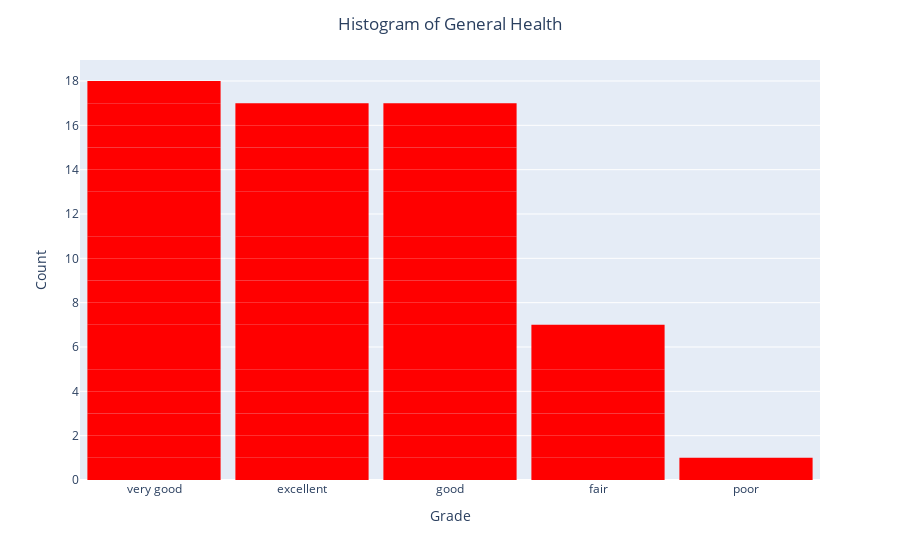

This figure's notebook cell:
### Code cell
fig = px.bar(DF_new,
            x='genhlth',
            color_discrete_sequence=['red'])
fig.update_traces(dict(marker_line_width=0))
fig.update_layout(bargap=0.1,
                  title='Histogram of General Health',
                  title_x=0.5,xaxis_title="Grade",yaxis_title="Count")

fig.show()

### Figure 1 — Plotly figure (JSON) as saved in the notebook; plotly's stock layout.template omitted (floating-point values rounded to 4 significant figures)
{"data": [{"alignmentgroup": "True", "hovertemplate": "genhlth=%{x}<br>count=%{y}<extra></extra>", "legendgroup": "", "marker": {"color": "red", "line": {"width": 0}, "pattern": {"shape": ""}}, "name": "", "offsetgroup": "", "orientation": "v", "showlegend": false, "textposition": "auto", "type": "bar", "x": ["very good", "excellent", "excellent", "good", "very good", "very good", "excellent", "very good", "good", "very good", "very good", "good", "good", "fair", "good", "very good", "fair", "good", "good", "good", "fair", "good", "very good", "good", "good", "excellent", "good", "excellent", "very good", "good", "excellent", "very good", "excellent", "excellent", "very good", "fair", "excellent", "excellent", "good", "very good", "fair", "good", "excellent", "very good", "excellent", "good", "very good", "very good", "very good", "excellent", "fair", "excellent", "poor", "excellent", "excellent", "good", "very good", "fair", "excellent", "very good"], "xaxis": "x", "y": [1, 1, 1, 1, 1, 1, 1, 1, 1, 1, 1, 1, 1, 1, 1, 1, 1, 1, 1, 1, 1, 1, 1, 1, 1, 1, 1, 1, 1, 1, 1, 1, 1, 1, 1, 1, 1, 1, 1, 1, 1, 1, 1, 1, 1, 1, 1, 1, 1, 1, 1, 1, 1, 1, 1, 1, 1, 1, 1, 1], "yaxis": "y"}], "layout": {"autosize": true, "bargap": 0.1, "barmode": "relative", "legend": {"tracegroupgap": 0}, "margin": {"t": 60}, "title": {"text": "Histogram of General Health", "x": 0.5}, "xaxis": {"anchor": "y", "autorange": true, "domain": [0, 1], "range": [-0.5, 4.5], "title": {"text": "Grade"}, "type": "category"}, "yaxis": {"anchor": "x", "autorange": true, "domain": [0, 1], "range": [0, 18.95], "title": {"text": "Count"}, "type": "linear"}}}
